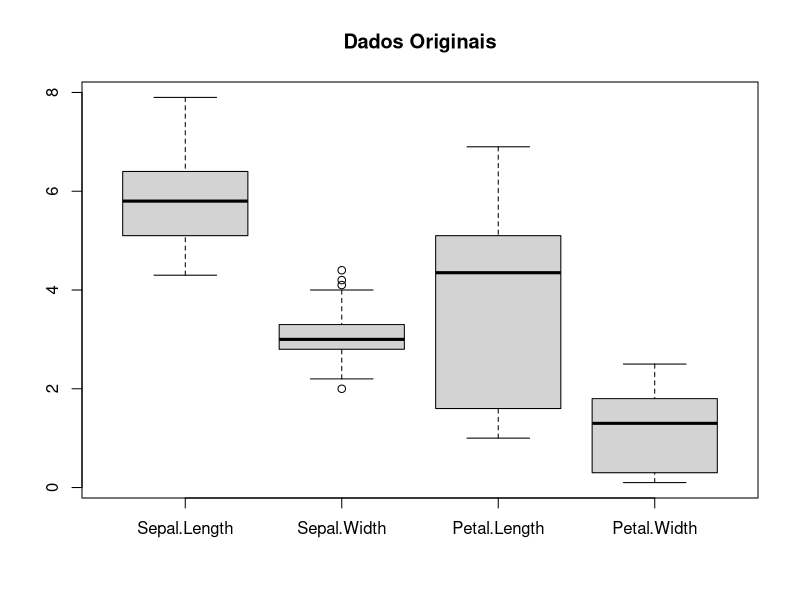
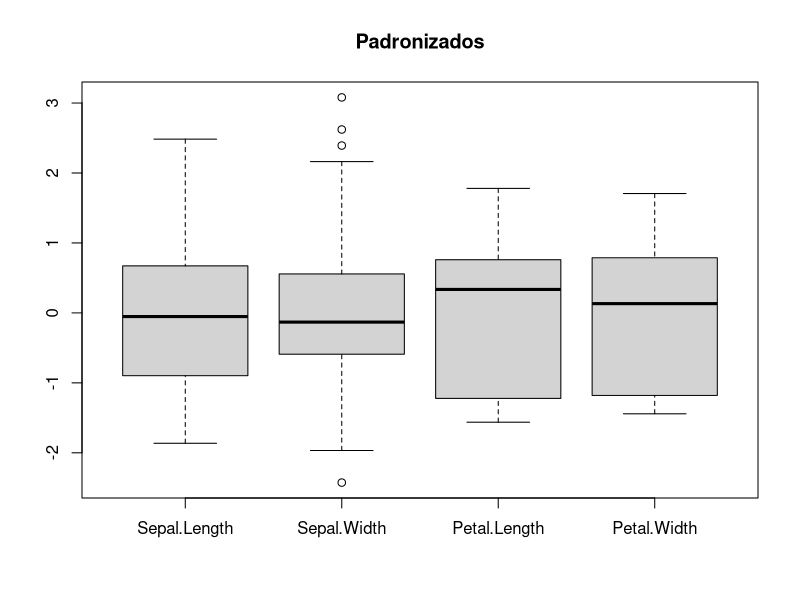
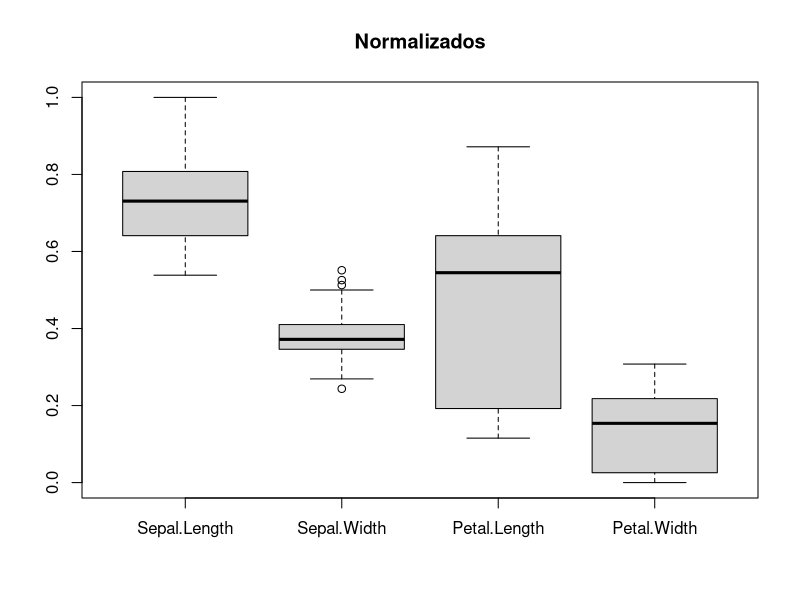

Source code (R) for these figures, in order:
## ---- chunk 1
iris
## ---- chunk 2
iris_padr = scale(iris[, 1:4])
iris_padr
## ---- chunk 3
normaliza = function(x){
  return((x - min(x))/(max(x) - min(x)))
}
## ---- chunk 4
iris_norm = normaliza(iris[, 1:4])
iris_norm
## ---- chunk 5
# Executar com ctrl + shift + enter
boxplot(iris[, 1:4], main = "Dados Originais")
boxplot(iris_padr, main = "Padronizados")
boxplot(iris_norm, main = "Normalizados")
